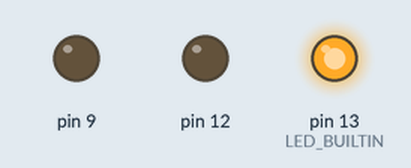
Bench run of a sketch on a simulated Arduino Uno, built with avr-gcc and run on an emulated ATmega328P. Parts: output pins drawn as LEDs (lit = HIGH).

Above: at 0.2 s.
At 1.2 s:
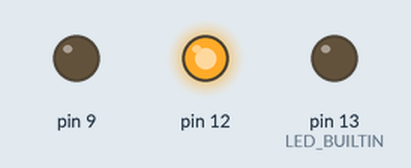
At 2.2 s:
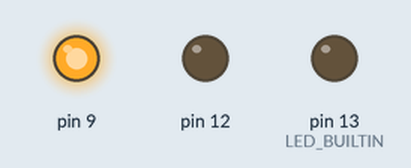
At 5.7 s:
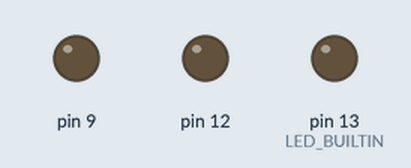
Timing chart, 0 to 6.9 s (numbered marks = the images above):
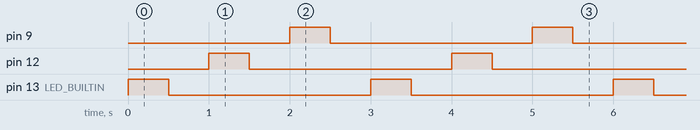

The sketch:

1.ino
```cpp
// grader : Amir
// 1- Tanuj Dave - 665028452
// 2- Lab 1 - Get started with Arduino
// 3- Description - Blink 3 LEDs in a sequence
// 4- Hardware working properly and lab demo circuit
// 5- no references
// 6- Demo: in-person demonstration 1/24/2022, 4:25 pm, instructor (GRADER): Amir


int period = 500;
unsigned long time_now = 0;


void setup() {
  // initialize digital pin LED_BUILTIN as an output.
  pinMode(LED_BUILTIN, OUTPUT);
  pinMode(12, OUTPUT);
  pinMode(9, OUTPUT);
}

// the loop function runs over and over again forever
void loop() {
  digitalWrite(LED_BUILTIN, HIGH);

  while(millis() < time_now + period) {}
  time_now += period;
  digitalWrite(LED_BUILTIN, LOW);

  while(millis() < time_now + period) {}
  time_now += period;

  digitalWrite(12, HIGH);

  while(millis() < time_now + period) {}
  time_now += period;
  digitalWrite(12, LOW);

  while(millis() < time_now + period) {}
  time_now += period;

  digitalWrite(9, HIGH);

  while(millis() < time_now + period) {}
  time_now += period;
  digitalWrite(9, LOW);

  while(millis() < time_now + period) {}
  time_now += period;
}
```

Measured:
- by itself, pin 9, pin 12, pin 13 (LED_BUILTIN): alternates HIGH for 0.50 s and LOW for 2.5 s
- by itself, everything shown: repeats every 3.0 s, in 6 steps
